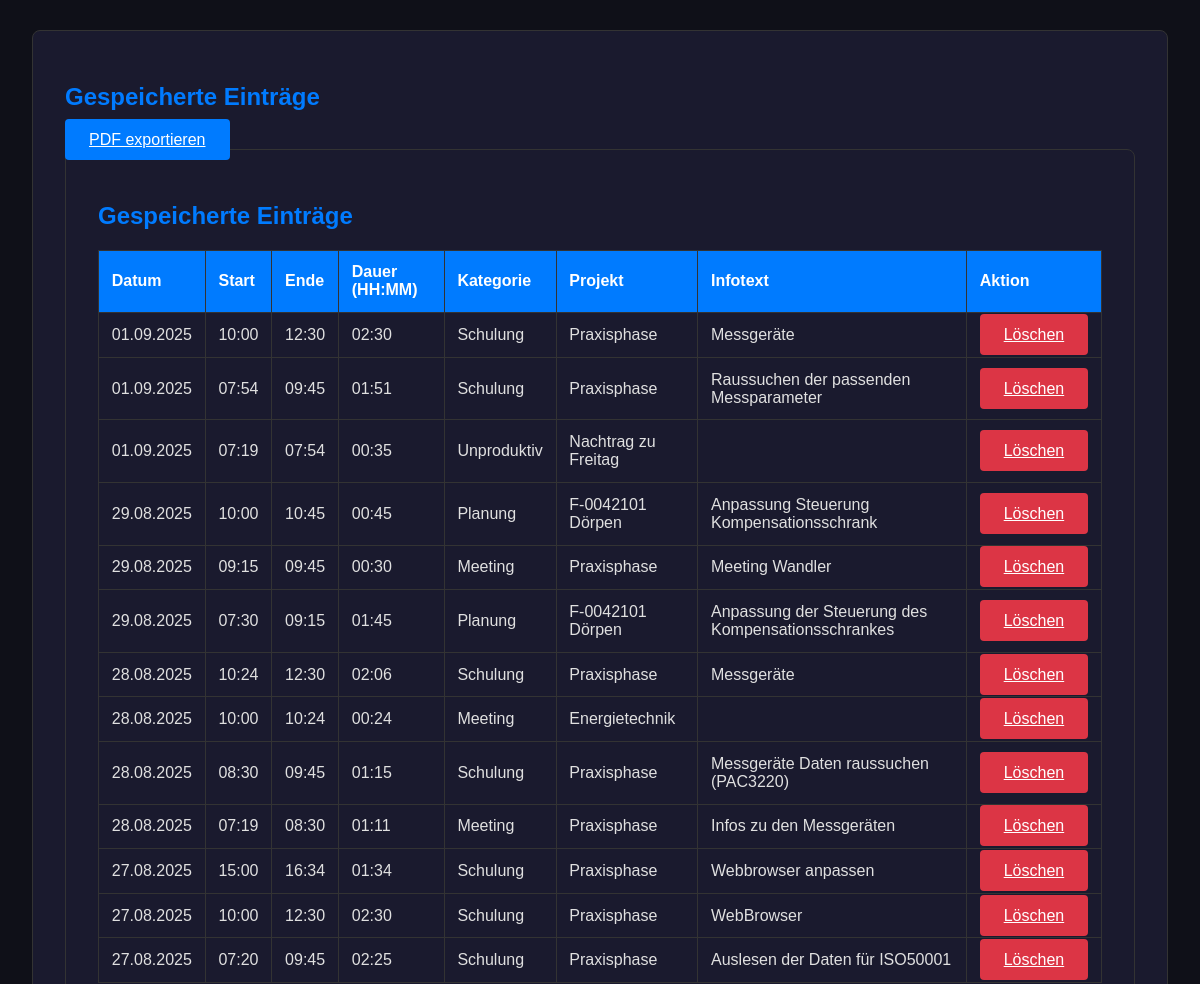
The page /dokumentation (middle part) on the database as committed earlier.
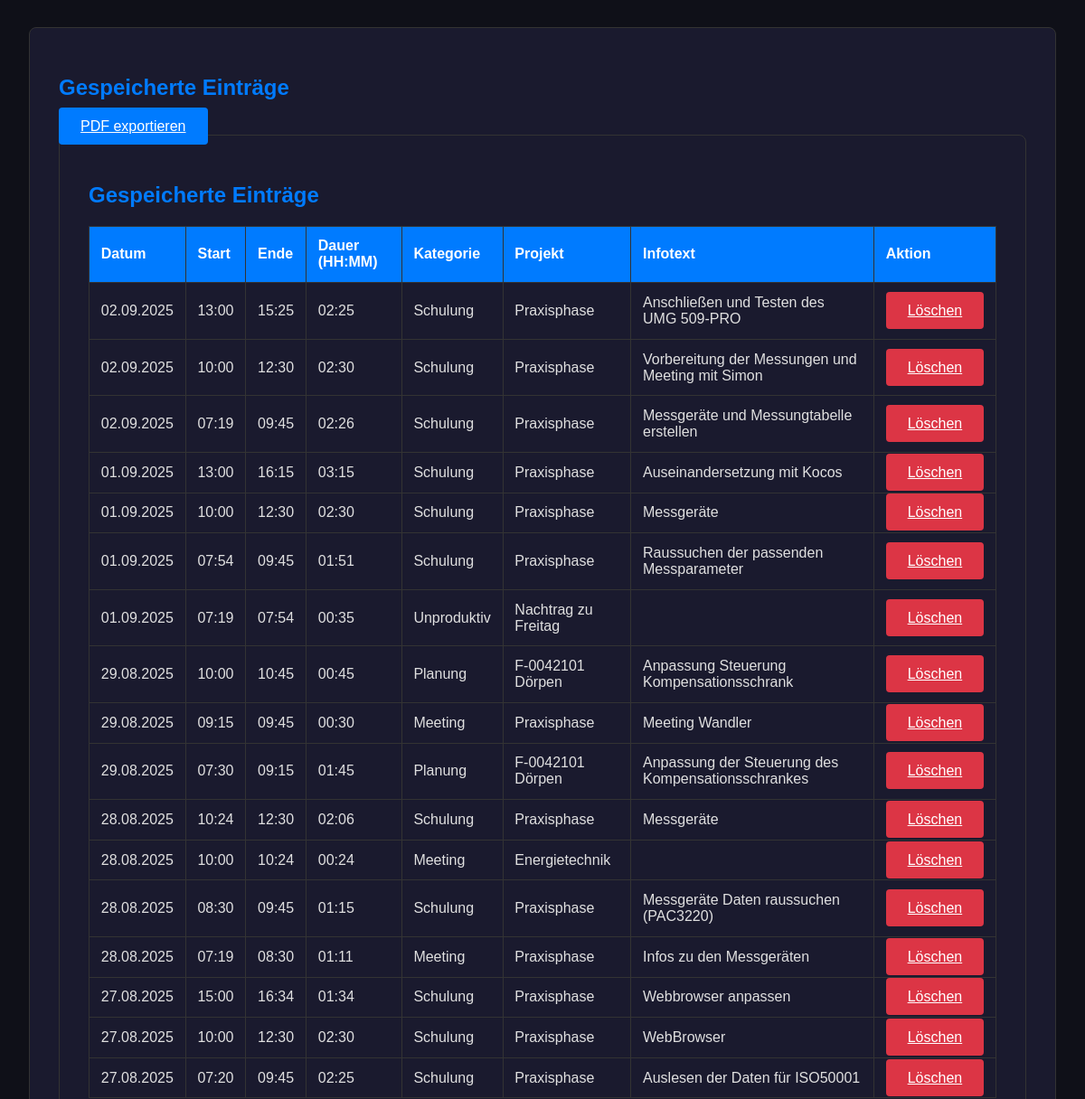
The same page on the database as committed later.
### app.py (models this page shows)
class TimeEntry(db.Model):
    id = db.Column(db.Integer, primary_key=True)
    date = db.Column(db.Date, nullable=False, default=date.today)
    start_time = db.Column(db.Time, nullable=False)
    end_time = db.Column(db.Time, nullable=False)
    category = db.Column(db.String(50), nullable=False)
    project = db.Column(db.String(100), nullable=False)
    info_text = db.Column(db.String(300), nullable=True)
    @property
    def duration(self):
        start_dt = datetime.combine(self.date, self.start_time)
        end_dt = datetime.combine(self.date, self.end_time)
        if end_dt < start_dt:
            end_dt += timedelta(days=1)
        return end_dt - start_dt
    @property
    def duration_str(self):
        total_seconds = self.duration.total_seconds()
        hours, remainder = divmod(total_seconds, 3600)
        minutes, _ = divmod(remainder, 60)
        return f"{int(hours):02}:{int(minutes):02}"

### app.py (the view, shortened to what this page needs)
@app.route('/dokumentation', methods=['GET', 'POST'])
def dokumentation():
    entries = TimeEntry.query.order_by(TimeEntry.date.desc(), TimeEntry.start_time.desc()).all()
    generate_category_chart(entries)
    return render_template('dokumentation.html', entries=entries)

### app.py (called while the page is built)
@app.context_processor
def inject_now():
    return {'now': datetime.now(timezone.utc)}

### templates/dokumentation.html (shortened to what this page needs)
{% extends 'base.html' %}
{% block content %}
    <div class="table-container">
    <h2>Gespeicherte Einträge</h2>
    <a href="{{ url_for('generate_pdf') }}" class="btn" style="margin-bottom: 1rem;">PDF exportieren</a>
    <div class="table-container">
        <h2>Gespeicherte Einträge</h2>
        <table class="data-table">
            <thead>
                <tr>
                    <th>Datum</th>
                    <th>Start</th>
                    <th>Ende</th>
                    <th>Dauer (HH:MM)</th>
                    <th>Kategorie</th>
                    <th>Projekt</th>
                    <th>Infotext</th>
                    <th>Aktion</th>
                </tr>
            </thead>
            <tbody>
                {% for entry in entries %}
                <tr>
                    <td>{{ entry.date.strftime('%d.%m.%Y') }}</td>
                    <td>{{ entry.start_time.strftime('%H:%M') }}</td>
                    <td>{{ entry.end_time.strftime('%H:%M') }}</td>
                    <td>{{ entry.duration_str }}</td>
                    <td>{{ entry.category }}</td>
                    <td>{{ entry.project }}</td>
                    <td>{{ entry.info_text }}</td>
                    <td>
                        <a href="{{ url_for('delete_entry', entry_id=entry.id) }}"
                           class="btn btn-danger"
                           onclick="return confirm('Möchtest du diesen Eintrag wirklich löschen?');">Löschen</a>
                    </td>
                </tr>
                {% else %}
                <tr>
                    <td colspan="8">Noch keine Einträge vorhanden.</td>
                </tr>
                {% endfor %}
            </tbody>
        </table>
    </div>
{% endblock %}

### templates/base.html (shortened to what this page needs)
<!DOCTYPE html>
<html lang="de">
<head>
    <link rel="stylesheet" href="{{ url_for('static', filename='css/style.css') }}">
</head>
<body>
    <main class="main-content">
        {% block content %}{% endblock %}
    </main>
</body>
</html>

### static/css/style.css (style rules this page uses)
:root { --primary-bg-color: #0f1018; --secondary-bg-color: #1a1a2e; --primary-text-color: #e0e0e0; --accent-color: #007bff; --accent-hover-color: #0056b3; --border-color: #333; --success-color: #28a745; --error-color: #dc3545; }
body { font-family: Arial, sans-serif; background-color: var(--primary-bg-color); color: var(--primary-text-color); margin: 0; padding-top: 70px; }
.main-content { padding: 2rem; max-width: 1200px; margin: 0 auto; }
h1, h2 { color: var(--accent-color); }
.form-container, .result-container, .table-container, .chart-container { background-color: var(--secondary-bg-color); padding: 2rem; border-radius: 8px; margin-bottom: 2rem; border: 1px solid var(--border-color); }
.btn { padding: 0.75rem 1.5rem; border: none; border-radius: 4px; background-color: var(--accent-color); color: white; font-size: 1rem; cursor: pointer; transition: background-color 0.2s ease; }
.btn-danger { background-color: var(--error-color); }
.data-table { width: 100%; border-collapse: collapse; margin-top: 1rem; }
.data-table th, .data-table td { border: 1px solid var(--border-color); padding: 0.8rem; text-align: left; }
.data-table th { background-color: var(--accent-color); color: white; }

Rows that differ between the two databases and show on the page:
added TimeEntry: date "02.09.2025", start_time "13:00", end_time "15:25", duration_str "02:25", category "Schulung", project "Praxisphase", info_text "Anschließen und Testen des UMG 509-PRO"
added TimeEntry: date "02.09.2025", start_time "10:00", end_time "12:30", duration_str "02:30", category "Schulung", project "Praxisphase", info_text "Vorbereitung der Messungen und Meeting mit Simon"
added TimeEntry: date "02.09.2025", start_time "07:19", end_time "09:45", duration_str "02:26", category "Schulung", project "Praxisphase", info_text "Messgeräte und Messungtabelle erstellen"
added TimeEntry: date "01.09.2025", start_time "13:00", end_time "16:15", duration_str "03:15", category "Schulung", project "Praxisphase", info_text "Auseinandersetzung mit Kocos"
